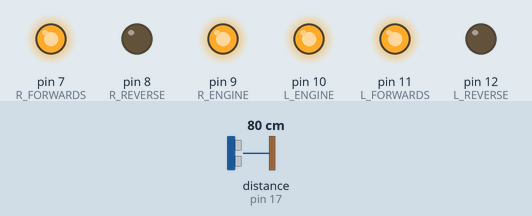
Bench run of a sketch on a simulated Arduino Uno, built with avr-gcc and run on an emulated ATmega328P. On the bench: output pins drawn as LEDs (lit = HIGH). The inputs (shaded band) are chosen by the test bench; at power-on: distance to the obstacle (sensor on pin 17) 80 cm. The echo pulse lasts 58.3 µs per cm; what the sketch prints to the serial monitor is not drawn.

Above: at 1.2 s.
1.3 s: distance to the obstacle (sensor on pin 17) set to 2 cm
At 3.9 s:
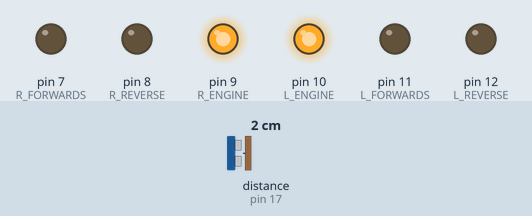
At 4.5 s:
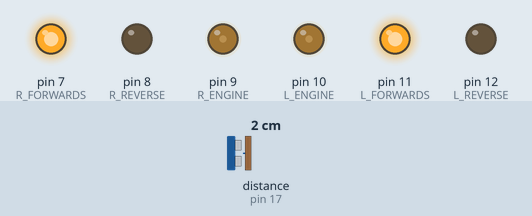
Timing chart, 0 to 6.0 s (numbered marks = the images above; inputs shaded):
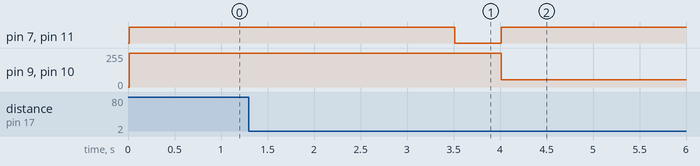

Measured:
- after the input at 1.3 s, pin 7 (R_FORWARDS), pin 11 (L_FORWARDS): goes on until 4.0 s, then stays HIGH; pin 8 (R_REVERSE), pin 12 (L_REVERSE): stays LOW (without the input it goes to HIGH after 8.2 s); pin 9 (R_ENGINE), pin 10 (L_ENGINE): goes on until 4.0 s, then stays 55/255

The sketch:

Story_12.ino
```cpp
 // extract from example, defines the down-facing sensor

  #include <NewPing.h>

  #define TRIGGER_PIN  13
  #define ECHO_PIN     17
  #define MAX_DISTANCE 200

  // NewPing setup of pins and maximum distance.
  NewPing sonar(TRIGGER_PIN, ECHO_PIN, MAX_DISTANCE);

  //Sets up constants for the rover's movements
  const int R_FORWARDS = 7;
  const int R_REVERSE = 8;
  const int R_ENGINE = 9;
  const int L_ENGINE = 10;
  const int L_FORWARDS = 11;
  const int L_REVERSE = 12;


  void setup() {
  Serial.begin(115200); // Open serial monitor at 115200 baud to see ping results.

  sonar.ping_cm();

  pinMode(R_FORWARDS, OUTPUT);
  pinMode(R_REVERSE, OUTPUT);
  pinMode(R_ENGINE, OUTPUT);
  pinMode(L_ENGINE, OUTPUT);
  pinMode(L_FORWARDS, OUTPUT);
  pinMode(L_REVERSE, OUTPUT);
}

  //If the down-facing sensor detects something (the floor), the rover drives forwards
  void loop() {

  Serial.println("object found ");
  Serial.print("Ping: ");
  Serial.print(sonar.ping_cm());
  Serial.println("cm");
  Serial.println("Driving ");
  drive(3500);
  Serial.println("Braking ");
  brake(500);


  //If the sensor detects something more than 12cm away, the rover stops, reverses and stops again
  do{
    slowdrive(0);
    Serial.println("Slow drive");
  }
  while (sonar.ping_cm() <= 15);{
    delay(50);
    Serial.print("Ping: ");
    Serial.print(sonar.ping_cm());
    Serial.println("cm");
  };
    slowdrive(400);

 // Serial.println(" no Object Found");
  //Serial.print("Ping: ");
  //Serial.print(sonar.ping_cm());
  //Serial.println("cm");
  Serial.println("Braking ");
  brake(5000);
  Serial.println("Reversing ");
  reverse(2000);
  Serial.println("Stopped ");
  brake(1000);
  exit(0);
}

 void drive(int add_time){

  digitalWrite(R_FORWARDS, HIGH);
  analogWrite(R_ENGINE, 255);
  analogWrite(L_ENGINE, 255);
  digitalWrite(L_FORWARDS, HIGH);
  delay(add_time);
  }

  void slowdrive(int add_time){

  digitalWrite(R_FORWARDS, HIGH);
  analogWrite(R_ENGINE, 55);
  analogWrite(L_ENGINE, 55);
  digitalWrite(L_FORWARDS, HIGH);
  delay(add_time);
  }

 void brake(int add_time){

  digitalWrite(R_FORWARDS, LOW);
  digitalWrite(L_FORWARDS, LOW);
  digitalWrite(R_REVERSE, LOW);
  digitalWrite(L_REVERSE, LOW);
  delay(add_time);
 }

 void left(int add_time){

  digitalWrite(R_FORWARDS, HIGH);
  analogWrite(R_ENGINE, 255);
  analogWrite(L_ENGINE, 255);
  digitalWrite(L_REVERSE, HIGH);
  delay(add_time);
 }

 void reverse(int add_time){

  digitalWrite(R_REVERSE, HIGH);
  analogWrite(R_ENGINE,240);
  analogWrite(L_ENGINE, 255);
  digitalWrite(L_REVERSE, HIGH);
  delay(add_time);
}
```
